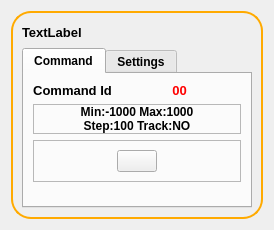
<?xml version="1.0" encoding="UTF-8"?>
<ui version="4.0">
 <class>buttonw</class>
 <widget class="boxWidget" name="buttonw">
  <property name="geometry">
   <rect>
    <x>0</x>
    <y>0</y>
    <width>230</width>
    <height>230</height>
   </rect>
  </property>
  <property name="sizePolicy">
   <sizepolicy hsizetype="Preferred" vsizetype="Preferred">
    <horstretch>0</horstretch>
    <verstretch>0</verstretch>
   </sizepolicy>
  </property>
  <property name="windowTitle">
   <string>Button Widget</string>
  </property>
  <layout class="QVBoxLayout" name="verticalLayout">
   <item>
    <widget class="QFrame" name="frame">
     <property name="sizePolicy">
      <sizepolicy hsizetype="MinimumExpanding" vsizetype="Preferred">
       <horstretch>0</horstretch>
       <verstretch>0</verstretch>
      </sizepolicy>
     </property>
     <property name="font">
      <font>
       <family>Tahoma</family>
       <pointsize>8</pointsize>
       <weight>50</weight>
       <italic>false</italic>
       <bold>false</bold>
      </font>
     </property>
     <property name="styleSheet">
      <string notr="true">#frame {
border-radius: 20px;
border: 2px solid rgb(255, 170, 0);
}	
</string>
     </property>
     <property name="frameShape">
      <enum>QFrame::Box</enum>
     </property>
     <property name="frameShadow">
      <enum>QFrame::Raised</enum>
     </property>
     <property name="lineWidth">
      <number>3</number>
     </property>
     <layout class="QVBoxLayout" name="verticalLayout_2">
      <item>
       <layout class="QHBoxLayout" name="horizontalLayout">
        <item>
         <widget class="QLabel" name="label">
          <property name="font">
           <font>
            <pointsize>10</pointsize>
            <weight>75</weight>
            <bold>true</bold>
           </font>
          </property>
          <property name="text">
           <string>TextLabel</string>
          </property>
         </widget>
        </item>
        <item>
         <spacer name="horizontalSpacer">
          <property name="orientation">
           <enum>Qt::Horizontal</enum>
          </property>
          <property name="sizeType">
           <enum>QSizePolicy::MinimumExpanding</enum>
          </property>
          <property name="sizeHint" stdset="0">
           <size>
            <width>10</width>
            <height>20</height>
           </size>
          </property>
         </spacer>
        </item>
        <item>
         <widget class="ClickableLabel" name="labelPos">
          <property name="autoFillBackground">
           <bool>true</bool>
          </property>
          <property name="text">
           <string/>
          </property>
          <property name="textFormat">
           <enum>Qt::PlainText</enum>
          </property>
          <property name="pixmap">
           <pixmap resource="appresources.qrc">:/Icons/Icons/icons8-données-dans-les-deux-directions-48.png</pixmap>
          </property>
          <property name="scaledContents">
           <bool>true</bool>
          </property>
         </widget>
        </item>
        <item>
         <spacer name="horizontalSpacer_2">
          <property name="orientation">
           <enum>Qt::Horizontal</enum>
          </property>
          <property name="sizeType">
           <enum>QSizePolicy::Fixed</enum>
          </property>
          <property name="sizeHint" stdset="0">
           <size>
            <width>10</width>
            <height>20</height>
           </size>
          </property>
         </spacer>
        </item>
        <item>
         <widget class="ClickableLabel" name="labelDel">
          <property name="text">
           <string/>
          </property>
          <property name="pixmap">
           <pixmap resource="appresources.qrc">:/Icons/Icons/icons8-supprimer-pour-toujours-48.png</pixmap>
          </property>
         </widget>
        </item>
       </layout>
      </item>
      <item>
       <widget class="QTabWidget" name="tabBox">
        <property name="sizePolicy">
         <sizepolicy hsizetype="MinimumExpanding" vsizetype="Expanding">
          <horstretch>0</horstretch>
          <verstretch>0</verstretch>
         </sizepolicy>
        </property>
        <property name="font">
         <font>
          <weight>75</weight>
          <bold>true</bold>
         </font>
        </property>
        <property name="currentIndex">
         <number>0</number>
        </property>
        <widget class="QWidget" name="tabCommand">
         <property name="sizePolicy">
          <sizepolicy hsizetype="MinimumExpanding" vsizetype="Preferred">
           <horstretch>0</horstretch>
           <verstretch>0</verstretch>
          </sizepolicy>
         </property>
         <attribute name="title">
          <string>Command</string>
         </attribute>
         <layout class="QFormLayout" name="formLayout_2">
          <item row="1" column="0">
           <widget class="QLabel" name="label_2">
            <property name="font">
             <font>
              <pointsize>10</pointsize>
              <weight>75</weight>
              <bold>true</bold>
             </font>
            </property>
            <property name="text">
             <string>Command Id</string>
            </property>
            <property name="alignment">
             <set>Qt::AlignCenter</set>
            </property>
           </widget>
          </item>
          <item row="1" column="1">
           <widget class="QLabel" name="labelId">
            <property name="font">
             <font>
              <pointsize>10</pointsize>
              <weight>75</weight>
              <bold>true</bold>
             </font>
            </property>
            <property name="styleSheet">
             <string notr="true">color: rgb(255, 0, 0);</string>
            </property>
            <property name="text">
             <string>00</string>
            </property>
            <property name="alignment">
             <set>Qt::AlignCenter</set>
            </property>
           </widget>
          </item>
          <item row="3" column="0" colspan="2">
           <widget class="QLabel" name="labelInfo">
            <property name="font">
             <font>
              <weight>75</weight>
              <bold>true</bold>
             </font>
            </property>
            <property name="frameShape">
             <enum>QFrame::StyledPanel</enum>
            </property>
            <property name="text">
             <string>Min:-1000 Max:1000
Step:100 Track:NO</string>
            </property>
            <property name="alignment">
             <set>Qt::AlignCenter</set>
            </property>
            <property name="margin">
             <number>2</number>
            </property>
           </widget>
          </item>
          <item row="4" column="0" colspan="2">
           <widget class="QFrame" name="frameBtn">
            <property name="frameShape">
             <enum>QFrame::StyledPanel</enum>
            </property>
            <property name="frameShadow">
             <enum>QFrame::Raised</enum>
            </property>
            <layout class="QHBoxLayout" name="horizontalLayout_2">
             <item>
              <spacer name="horizontalSpacer_3">
               <property name="orientation">
                <enum>Qt::Horizontal</enum>
               </property>
               <property name="sizeHint" stdset="0">
                <size>
                 <width>10</width>
                 <height>20</height>
                </size>
               </property>
              </spacer>
             </item>
             <item>
              <widget class="QPushButton" name="pushButton">
               <property name="text">
                <string/>
               </property>
              </widget>
             </item>
             <item>
              <spacer name="horizontalSpacer_4">
               <property name="orientation">
                <enum>Qt::Horizontal</enum>
               </property>
               <property name="sizeHint" stdset="0">
                <size>
                 <width>10</width>
                 <height>20</height>
                </size>
               </property>
              </spacer>
             </item>
            </layout>
           </widget>
          </item>
         </layout>
        </widget>
        <widget class="QWidget" name="tabSettings">
         <property name="sizePolicy">
          <sizepolicy hsizetype="MinimumExpanding" vsizetype="Preferred">
           <horstretch>0</horstretch>
           <verstretch>0</verstretch>
          </sizepolicy>
         </property>
         <attribute name="title">
          <string>Settings</string>
         </attribute>
         <layout class="QFormLayout" name="formLayout">
          <item row="0" column="0">
           <widget class="QLabel" name="label_3">
            <property name="font">
             <font>
              <weight>75</weight>
              <bold>true</bold>
             </font>
            </property>
            <property name="text">
             <string>Command Label</string>
            </property>
           </widget>
          </item>
          <item row="0" column="1">
           <widget class="QLineEdit" name="cmdLabel">
            <property name="sizePolicy">
             <sizepolicy hsizetype="MinimumExpanding" vsizetype="Fixed">
              <horstretch>0</horstretch>
              <verstretch>0</verstretch>
             </sizepolicy>
            </property>
           </widget>
          </item>
          <item row="2" column="0">
           <widget class="QLabel" name="Repeat">
            <property name="font">
             <font>
              <weight>75</weight>
              <bold>true</bold>
             </font>
            </property>
            <property name="text">
             <string>Repeat Interval</string>
            </property>
           </widget>
          </item>
          <item row="2" column="1">
           <widget class="QSpinBox" name="RepeatVal"/>
          </item>
          <item row="3" column="0">
           <widget class="QRadioButton" name="Checkable">
            <property name="font">
             <font>
              <weight>75</weight>
              <bold>true</bold>
             </font>
            </property>
            <property name="text">
             <string>Checkable</string>
            </property>
            <property name="autoExclusive">
             <bool>false</bool>
            </property>
           </widget>
          </item>
          <item row="1" column="1">
           <widget class="QSpinBox" name="DelayVal"/>
          </item>
          <item row="1" column="0">
           <widget class="QLabel" name="Delay">
            <property name="font">
             <font>
              <weight>75</weight>
              <bold>true</bold>
             </font>
            </property>
            <property name="text">
             <string>Delay</string>
            </property>
           </widget>
          </item>
          <item row="3" column="1">
           <widget class="QRadioButton" name="AutoRepeat">
            <property name="font">
             <font>
              <weight>75</weight>
              <bold>true</bold>
             </font>
            </property>
            <property name="text">
             <string>AutoRepeat</string>
            </property>
            <property name="autoExclusive">
             <bool>false</bool>
            </property>
           </widget>
          </item>
         </layout>
        </widget>
       </widget>
      </item>
     </layout>
    </widget>
   </item>
  </layout>
 </widget>
 <customwidgets>
  <customwidget>
   <class>ClickableLabel</class>
   <extends>QLabel</extends>
   <header>clickablelabel.h</header>
  </customwidget>
  <customwidget>
   <class>boxWidget</class>
   <extends>QWidget</extends>
   <header location="global">boxwidget.h</header>
   <container>1</container>
  </customwidget>
 </customwidgets>
 <resources>
  <include location="appresources.qrc"/>
 </resources>
 <connections/>
</ui>
